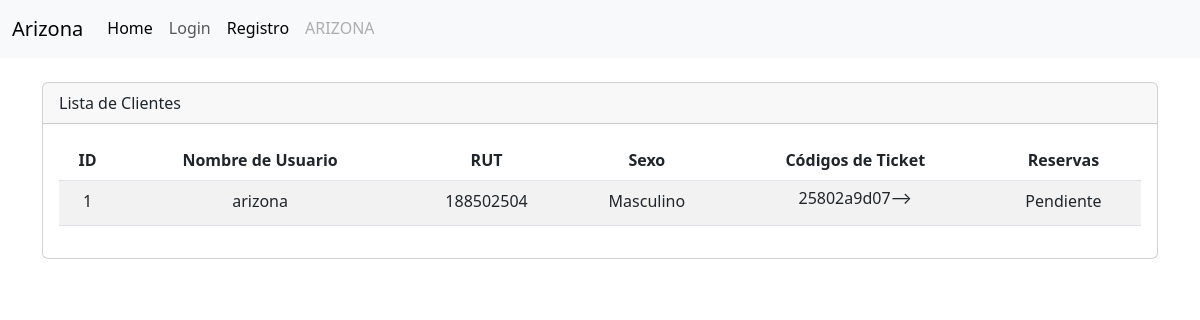
Before: /cliente/list/ with the older database file.
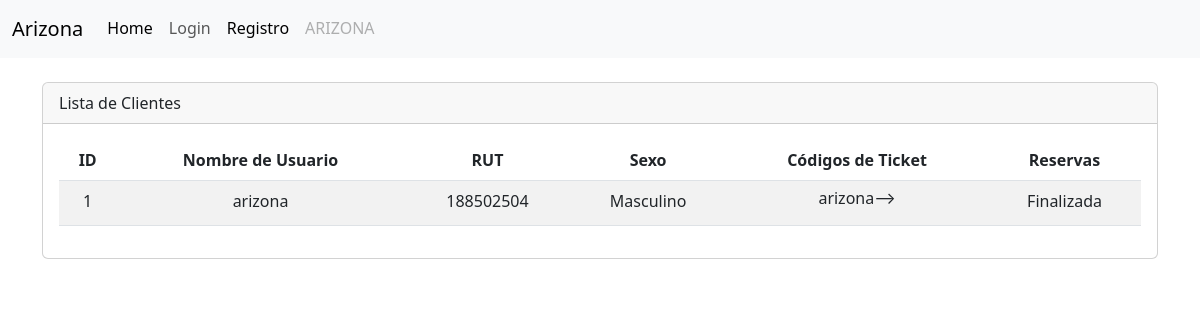
After: the same page with the newer database file.
### cliente/models.py (models this page shows, shortened)
class Cliente(models.Model):
    SEXO = [
        ('F', 'Femenino'),
        ('M', 'Masculino'),
    ]
    user = models.OneToOneField(
        'accounts.User',
        verbose_name='Usuario',
        on_delete=models.CASCADE
    )
    rut = models.CharField(max_length=10)
    sexo = models.CharField(max_length=10, choices=SEXO)

class Ticket(models.Model):
    cliente = models.ForeignKey(Cliente, on_delete=models.CASCADE)
    codigo = models.CharField(max_length=10)
    fecha_envio = models.DateTimeField(auto_now_add=True)
    reserva = models.ForeignKey(Reserva, on_delete=models.CASCADE)

class Reserva(models.Model):
    cliente = models.ForeignKey(Cliente, on_delete=models.CASCADE)
    agenda = models.ForeignKey(Agenda, on_delete=models.CASCADE)
    dia = models.DateField()
    ESTADO_CHOICES = [
        ('disponible', 'Disponible'),
        ('pendiente', 'Pendiente'),
        ('finalizada', 'Finalizada'),
    ]
    estado = models.CharField(max_length=20, choices=ESTADO_CHOICES, default='disponible')
    class Meta:
        unique_together = ('agenda', 'cliente', 'dia')

### accounts/models.py (models this page shows, shortened)
class User(AbstractBaseUser, PermissionsMixin):
    id = models.AutoField(primary_key=True, unique=True)
    username = models.CharField(
        'Usuario', max_length=30, unique=True, validators=[
            validators.RegexValidator(
                re.compile('^[\w.@+-]+$'),
                'ingrese un nombre de usuario valido '
                'Este valor debe contener solo letras, números '
                'excepto: @/./+/-/_.',
                'invalid'
            )
        ],
        help_text='Un nombre corto que sera usado'+
                  ' para identificarlo de forma unica en la plataforma.'
    )
    name = models.CharField('Nombre', max_length=20)
    apellidos = models.CharField('Apellidos', max_length=30)
    email = models.EmailField('Email', unique=True)
    is_staff = models.BooleanField('Admin', default=False)
    is_active = models.BooleanField('Ativo', default=True)
    date_joined = models.DateTimeField('Data de Entrada', auto_now_add=True)
    roles = models.ForeignKey(Rol, on_delete=models.CASCADE, blank=True, null=True)
    USERNAME_FIELD = 'username'
    REQUIRED_FIELDS = ['email']
    objects = CustomUserManager()
    class Meta:
        verbose_name = 'Usuario'
        verbose_name_plural = 'Usuarios'

### cliente/views.py (the view)
# urls.py: path('list/', views.cliente_list, name='cliente_list'),
def cliente_list(request):
    clientes = Cliente.objects.all()
    context = {'clientes': clientes}
    return render(request, 'cliente/listar.html', context)

### servicio/models.py (called while the page is built)
    def __str__(self):
        return self.nombre

    def __str__(self):
        return f'Cancha {self.numeracion}'

    def __str__(self):
        return f'{self.hora_inicio.strftime("%I:%M %p")} - {self.hora_fin.strftime("%I:%M %p")}'

### cliente/templates/cliente/listar.html (shortened to what this page needs)
{% extends "layout.html" %}
{% load static %}
{% load humanize %}
{% block container %}
<div class="container">
  <br>
  <div class="card">
    <div class="card-header">
      Lista de Clientes
    </div>
    <div class="card-body">
      <div class="table-responsive text-center">
        <table class="table table-striped table-hover">
          <thead>
            <tr>
              <th>ID</th>
              <th>Nombre de Usuario </th>
              <th>RUT</th>
              <th>Sexo</th>
              <th>Códigos de Ticket</th>
              <th>Reservas</th>
            </tr>
          </thead>
          <tbody>
            {% for cliente in clientes %}
            <tr>
              <td>{{ cliente.id }}</td>
              <td>{{ cliente.user.username }}</td>
              <td>{{ cliente.rut }}</td>
              <td>{{ cliente.get_sexo_display }}</td>
              <td>
                {% for ticket in cliente.ticket_set.all %}
                <a class="btn ticket-modal-button" data-target="#ticketModal{{ ticket.codigo }}" data-toggle="modal"
                  style="margin-top: -10px;">{{ ticket.codigo }}&#10230;</a><br>
                {% endfor %}
              </td>
              <td>
                {% for reserva in cliente.reserva_set.all %}
                {{ reserva.get_estado_display }}<br>
                {% endfor %}
              </td>
            </tr>
            {% endfor %}
          </tbody>
        </table>
      </div>
    </div>
  </div>
</div>
{% endblock %}

Changed rows visible on the page:
removed Ticket: codigo "25802a9d07"
removed Reserva: estado "Pendiente"
added Ticket: codigo "arizona"
added Reserva: estado "Finalizada"
